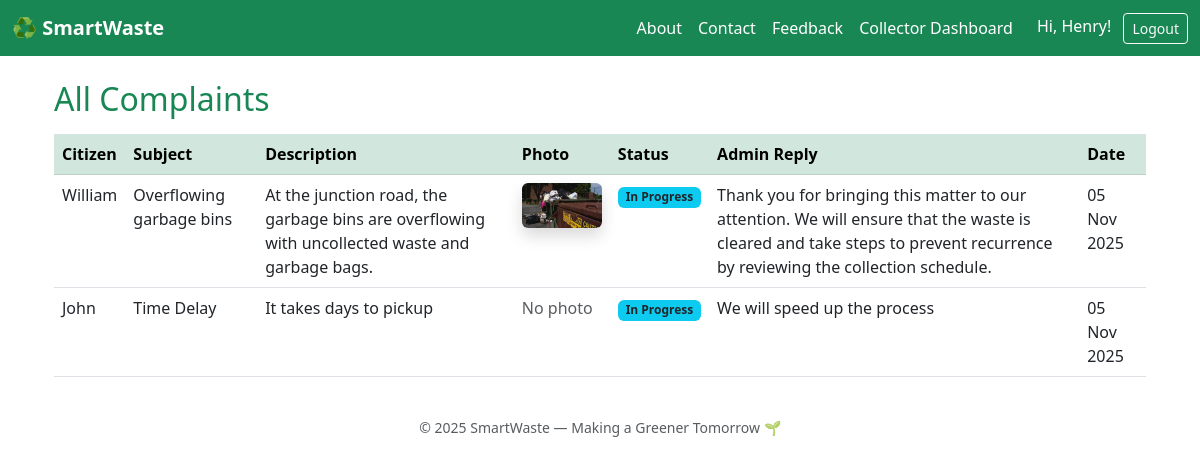
The app's page /collector_complaints/ (signed in), older data.
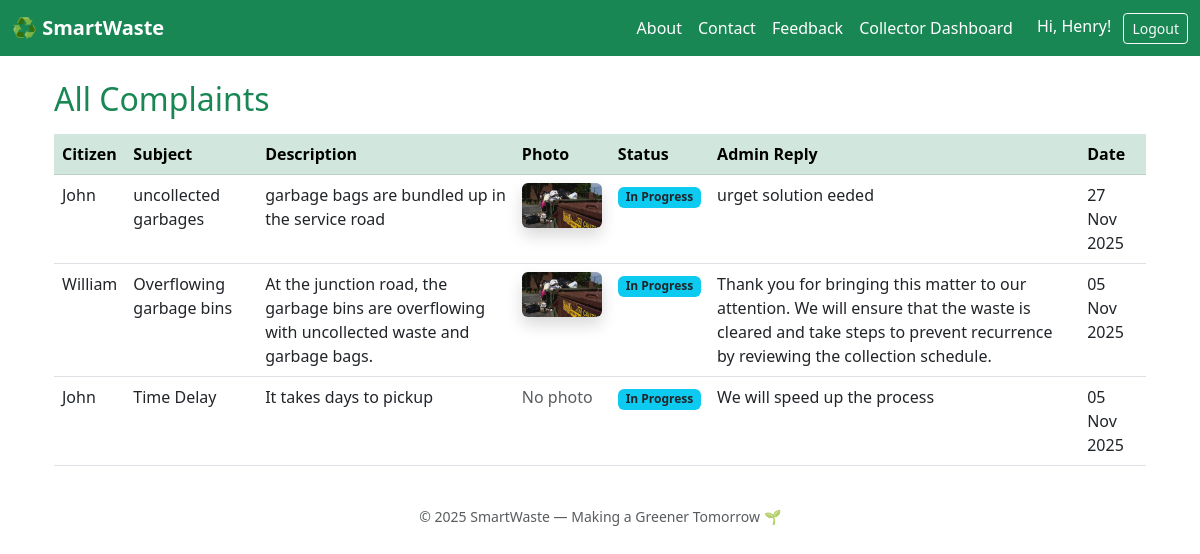
The same page, newer data.
### app/models.py (models this page shows, shortened)
class Complaint(models.Model):
    STATUS_CHOICES = [
        ('Pending', 'Pending'),
        ('In Progress', 'In Progress'),
        ('Resolved', 'Resolved'),
    ]
    user = models.ForeignKey(User, on_delete=models.CASCADE)
    subject = models.CharField(max_length=200)
    description = models.TextField()
    reply = models.TextField(blank=True, null=True)
    status = models.CharField(max_length=20, choices=STATUS_CHOICES, default='Pending')
    created_at = models.DateTimeField(auto_now_add=True)
    updated_at = models.DateTimeField(auto_now=True)
    photo = models.ImageField(upload_to='complaints/', null=True, blank=True)

class User(AbstractUser):
    ROLE_CHOICES = (
        ('citizen', 'Citizen'),
        ('collector', 'Collector'),
        ('admin', 'Admin'),
    )
    role = models.CharField(max_length=20, choices=ROLE_CHOICES, default='citizen')
    address = models.TextField(blank=True, null=True)
    eco_points = models.IntegerField(default=0)

### app/views.py (the view)
# urls.py: path('collector_complaints/', views.collector_complaints, name='collector_complaints'),
@login_required
def collector_complaints(request):
    if request.user.role != 'collector':
        return redirect('home')
    complaints = Complaint.objects.all().order_by('-created_at')
    return render(request, 'collector/complaints.html', {'complaints': complaints})

### templates/collector/complaints.html
{% extends 'base.html' %}
{% block content %}
<div class="container mt-4">
  <h2 class="text-success mb-3">All Complaints</h2>
  <table class="table table-hover">
    <thead class="table-success">
      <tr>
        <th>Citizen</th>
        <th>Subject</th>
        <th>Description</th>
        <th>Photo</th>
        <th>Status</th>
        <th>Admin Reply</th>
        <th>Date</th>
      </tr>
    </thead>
    <tbody>
      {% for c in complaints %}
      <tr>
        <td>{{ c.user.username }}</td>
        <td>{{ c.subject }}</td>
        <td>{{ c.description }}</td>
        <td>
          {% if c.photo %}
            <a href="{{ c.photo.url }}" target="_blank">
              <img src="{{ c.photo.url }}" alt="Complaint photo" width="80" class="rounded shadow">
            </a>
          {% else %}
            <span class="text-muted">No photo</span>
          {% endif %}
        </td>
        <td>
          {% if c.status == 'Pending' %}
            <span class="badge bg-warning text-dark">Pending</span>
          {% elif c.status == 'In Progress' %}
            <span class="badge bg-info text-dark">In Progress</span>
          {% else %}
            <span class="badge bg-success">Resolved</span>
          {% endif %}
        </td>
        <td>{{ c.reply|default:"—" }}</td>
        <td>{{ c.created_at|date:"d M Y" }}</td>
      </tr>
      {% empty %}
      <tr><td colspan="7" class="text-center text-muted">No complaints found.</td></tr>
      {% endfor %}
    </tbody>
  </table>
</div>
{% endblock %}

Row changes from the older to the newer data that the page shows:
added Complaint: user.username "John", subject "uncollected garbages", description "garbage bags are bundled up in the service road", photo (picture), status "In Progress", reply "urget solution eeded", created_at "27 Nov 2025"
